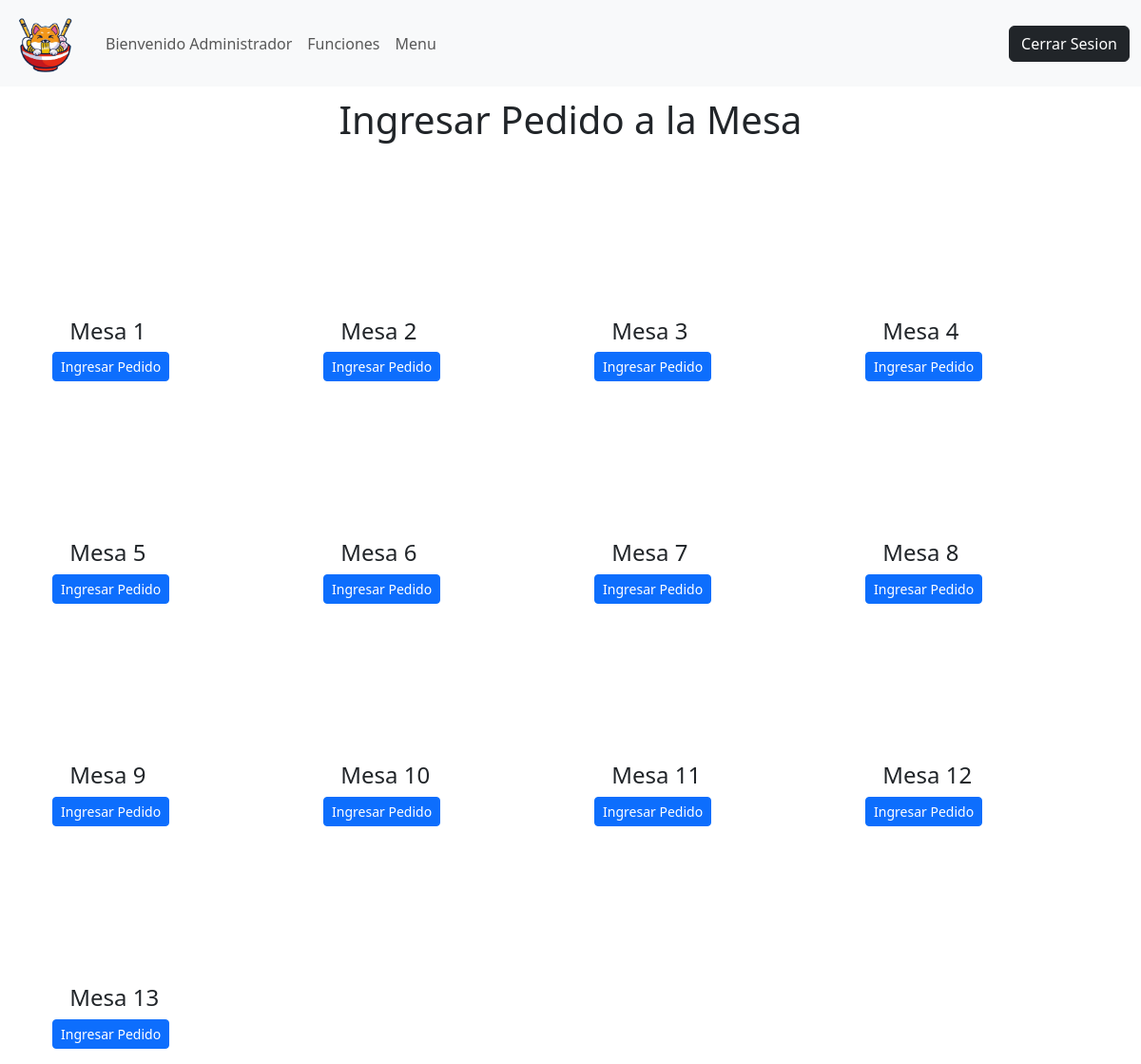
The app's page /mesasparapedido (signed in), older data.
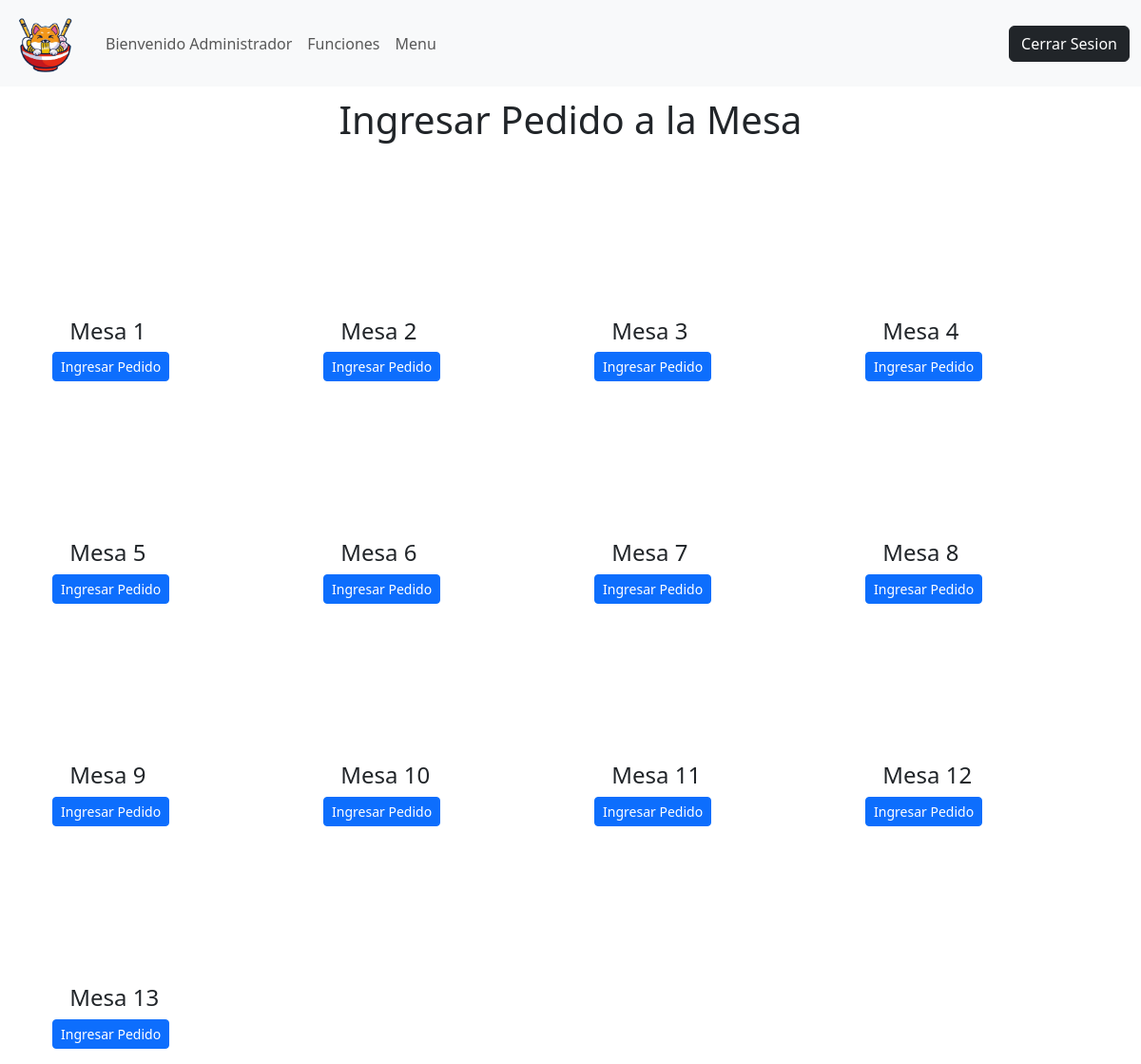
The same page, newer data.
### appweb/models.py (models this page shows, shortened)
class Mesa (models.Model):
    ID_Mesa = models.AutoField(primary_key=True, help_text="Id de la mesa")
    Nombre_Mesa = models.CharField(max_length=10, help_text="Identificador de la mesa")
    Estado_Ocupado = models.BooleanField()
    Estado_Reservado = models.BooleanField()

### appweb/views.py (the view)
# urls.py: path('mesasparapedido',mesasparapedido,name='mesasparapedido'),
@login_required(login_url="/accounts/login")
def mesasparapedido (request):
    mesaspedido =  Mesa.objects.all()
    data = {
        "Mesas": mesaspedido,
          }
    return render(request, "mantenedor/garzon/mesasparapedido.html", data)

### appweb/context_processor.py (called while the page is built)
def costo_total_carro(request):
    total=0
    if 'carro' in request.session:
        for key, value in request.session["carro"].items():
            total=total+(int(value["precio"]))
    return {"costo_total_carro":total}

### appweb/templates/mantenedor/garzon/mesasparapedido.html (shortened to what this page needs)
{% extends 'base.html' %}
{% block contenido %}
{% load static%}
<div class="container" style="height: 805px;">
      <div class="cont-profesionales col-lg-12 col-md-12 col-sm-12 col-xs-12">
        <h1 style="text-align: center;margin-top: 1%;margin-bottom: 3%;"> Ingresar Pedido a la Mesa</h1>
        <div class="cont-listado row">
          {% for x in Mesas %}
          {% if x.ID_Mesa is 0  %}
          {% else %}
          <div class="col-lg-3 col-md-3 col-sm-6 col-xs-12">
            <div class="prof int">
              <figure>
                <a href="#">
                    {% if x.Estado_Ocupado %}
                    <a href="#" ><img width="150" height="150" src="{% static 'image/mesaa.png' %}"
                      class="img-responsive wp-post-image" alt="" decoding="async" loading="lazy">  </a>
                      {% elif x.Estado_Reservado  %}
                      <img width="150" height="150" src="{% static 'image/mesab.png' %}"
                      class="img-responsive wp-post-image" alt="" decoding="async" loading="lazy">
                      {% else %}
                      <img width="150" height="150" src="{% static 'image/mesac.png' %}"
                      class="img-responsive wp-post-image" alt="" decoding="async" loading="lazy">
                  {% endif %}
                  </a>
                <h4 class="nombre" style="margin-left:12%;">{{x.Nombre_Mesa}} </h4>
                <a href="{% url 'ingresopedidomesa' x.ID_Mesa %}" class="btn btn-primary btn-sm" style="margin-left: 5%;"> Ingresar Pedido </a>
              </figure>
            </div>
          </div>
          {% endif %}
          {% endfor %}
      </div>
    </div>
{% endblock %}

Row changes from the older to the newer data that the page shows:
changed Mesa "Mesa 1": Estado_Reservado: picture added; Estado_Reservado: picture removed
changed Mesa "Mesa 2": Estado_Ocupado: picture added; Estado_Ocupado True → False (drawn); Estado_Ocupado: picture removed
